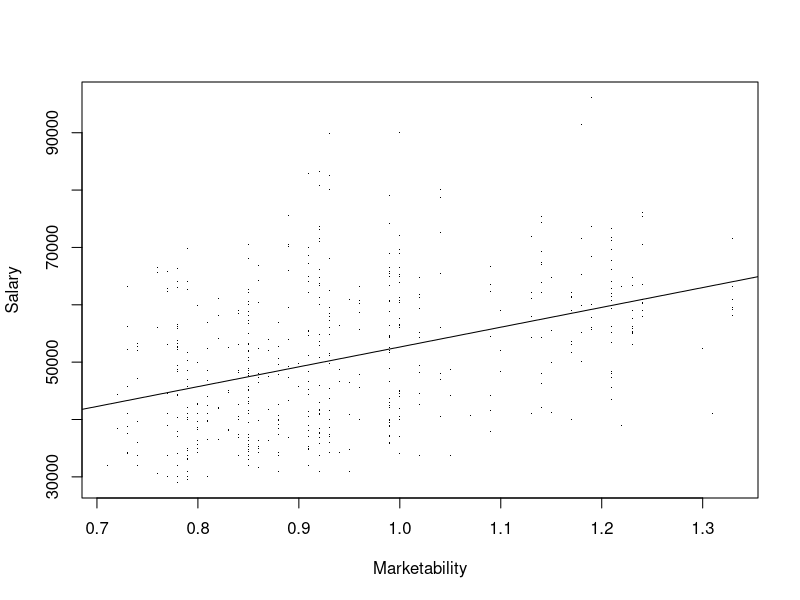
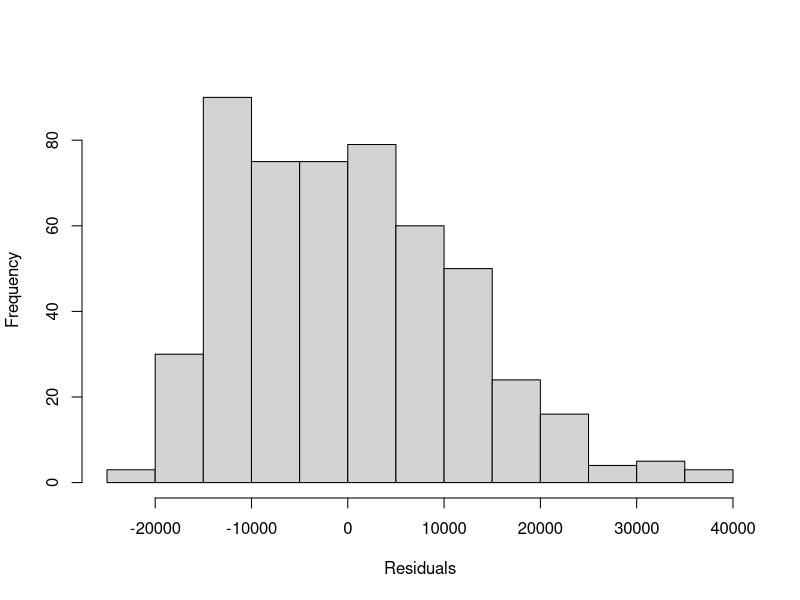
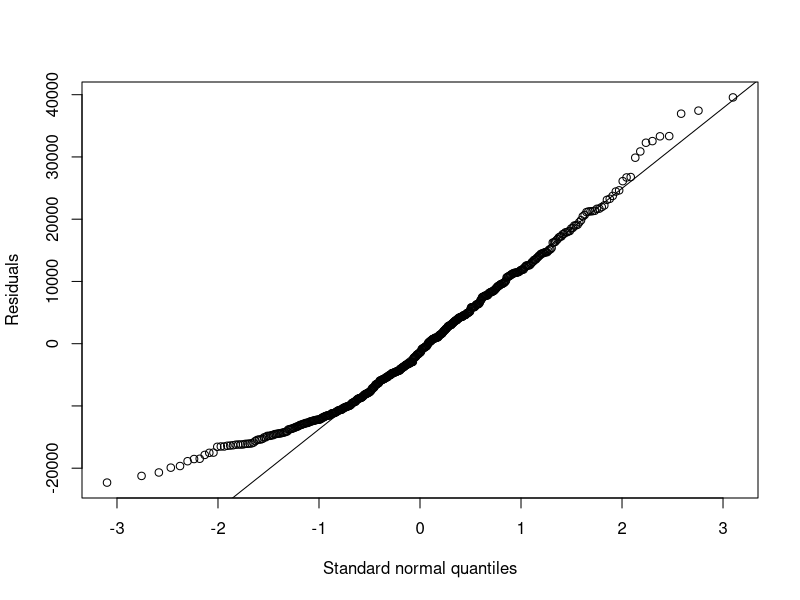

Here is the R script that generated these plots, in order:
## market data set ##

# Importing data (custopmize) #
market <- read.csv("market.csv")
N <- nrow(market)

# Regression model #
fm <- salary ~ market
mod <- lm(formula=fm, data=market)
summary(mod)

# Graphics (1) #
plot(formula=fm, data=market, pch=".", xlab="Marketability", ylab="Salary")
abline(coefficients(mod))

# Graphics (2) #
par(mfrow=c(1,1))
res <- mod$residuals
lab1 <- c("Standard normal quantiles"); lab2 <- c("Residuals")
hist(res, main="", xlab=lab2)
qqnorm(res, main="", xlab=lab1, ylab=lab2)
qqline(res)

# Normality check #
library(e1071)
skewness(res)
kurtosis(res)
JB <- (N/6)*(skewness(res)^2 + (kurtosis(res)^2/4))
P <- 1 - pchisq(JB, df=2)
